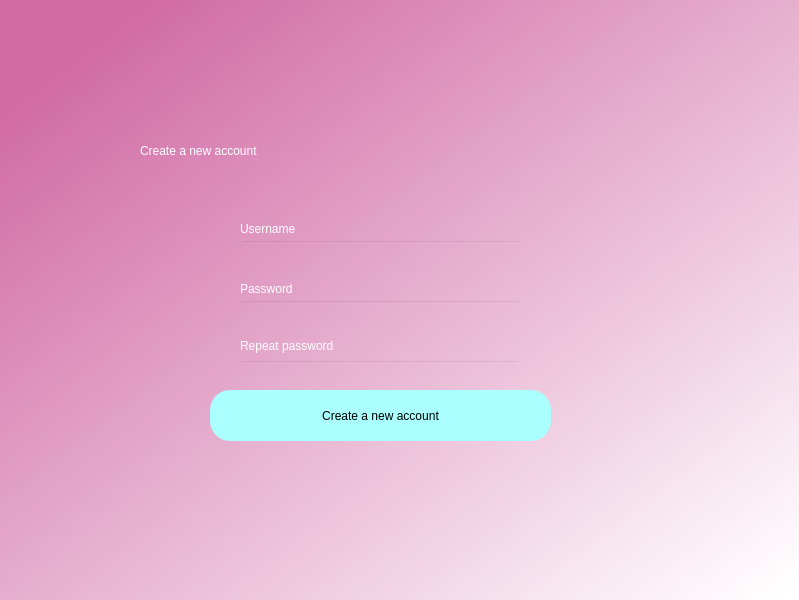
<?xml version="1.0" encoding="UTF-8"?>
<ui version="4.0">
 <class>Dialog</class>
 <widget class="QDialog" name="Dialog">
  <property name="geometry">
   <rect>
    <x>0</x>
    <y>0</y>
    <width>799</width>
    <height>600</height>
   </rect>
  </property>
  <property name="windowTitle">
   <string>Dialog</string>
  </property>
  <widget class="QWidget" name="bgwidget" native="true">
   <property name="geometry">
    <rect>
     <x>0</x>
     <y>0</y>
     <width>801</width>
     <height>601</height>
    </rect>
   </property>
   <property name="styleSheet">
    <string notr="true">QWidget#bgwidget{
background-color:qlineargradient(spread:pad, x1:0.091, y1:0.101636, x2:0.991379, y2:0.977, stop:0 rgba(209, 107, 165, 255), stop:1 rgba(255, 255, 255, 255));}</string>
   </property>
   <widget class="QLabel" name="label">
    <property name="geometry">
     <rect>
      <x>140</x>
      <y>120</y>
      <width>531</width>
      <height>61</height>
     </rect>
    </property>
    <property name="styleSheet">
     <string notr="true">font: 36pt &quot;MS Shell Dlg 2&quot;; color:rgb(255, 255, 255)</string>
    </property>
    <property name="text">
     <string>Create a new account</string>
    </property>
   </widget>
   <widget class="QLabel" name="label_2">
    <property name="geometry">
     <rect>
      <x>240</x>
      <y>220</y>
      <width>111</width>
      <height>17</height>
     </rect>
    </property>
    <property name="styleSheet">
     <string notr="true">color: rgb(255, 255, 255);
font: 15pt &quot;DejaVu Sans&quot;;</string>
    </property>
    <property name="text">
     <string>Username</string>
    </property>
   </widget>
   <widget class="QLabel" name="label_3">
    <property name="geometry">
     <rect>
      <x>240</x>
      <y>280</y>
      <width>101</width>
      <height>17</height>
     </rect>
    </property>
    <property name="styleSheet">
     <string notr="true">color: rgb(255, 255, 255);
font: 15pt &quot;DejaVu Sans&quot;;</string>
    </property>
    <property name="text">
     <string>Password</string>
    </property>
   </widget>
   <widget class="QLabel" name="label_4">
    <property name="geometry">
     <rect>
      <x>240</x>
      <y>330</y>
      <width>181</width>
      <height>31</height>
     </rect>
    </property>
    <property name="styleSheet">
     <string notr="true">color: rgb(255, 255, 255);
font: 15pt &quot;DejaVu Sans&quot;;</string>
    </property>
    <property name="text">
     <string>Repeat password</string>
    </property>
   </widget>
   <widget class="QLineEdit" name="usernamefield">
    <property name="geometry">
     <rect>
      <x>240</x>
      <y>240</y>
      <width>281</width>
      <height>25</height>
     </rect>
    </property>
    <property name="styleSheet">
     <string notr="true">background-color:rgba(0,0,0,0)</string>
    </property>
   </widget>
   <widget class="QLineEdit" name="repeatpassword">
    <property name="geometry">
     <rect>
      <x>240</x>
      <y>360</y>
      <width>281</width>
      <height>25</height>
     </rect>
    </property>
    <property name="styleSheet">
     <string notr="true">background-color: rgba(0,0,0,0)</string>
    </property>
   </widget>
   <widget class="QLineEdit" name="passwordfield">
    <property name="geometry">
     <rect>
      <x>240</x>
      <y>300</y>
      <width>281</width>
      <height>25</height>
     </rect>
    </property>
    <property name="styleSheet">
     <string notr="true">background-color:rgba(0,0,0,0)</string>
    </property>
   </widget>
   <widget class="QLabel" name="eroare">
    <property name="geometry">
     <rect>
      <x>240</x>
      <y>380</y>
      <width>281</width>
      <height>17</height>
     </rect>
    </property>
    <property name="styleSheet">
     <string notr="true">color:rgb(239, 41, 41);
font: 12pt &quot;DejaVu Sans&quot;;</string>
    </property>
    <property name="text">
     <string/>
    </property>
   </widget>
   <widget class="QPushButton" name="create">
    <property name="geometry">
     <rect>
      <x>210</x>
      <y>390</y>
      <width>341</width>
      <height>51</height>
     </rect>
    </property>
    <property name="styleSheet">
     <string notr="true">border-radius:20px;
background-color: rgb(170, 255, 255);
font: 14pt &quot;MS Shell Dlg 2&quot;;</string>
    </property>
    <property name="text">
     <string>Create a new account</string>
    </property>
   </widget>
  </widget>
 </widget>
 <resources/>
 <connections/>
</ui>
